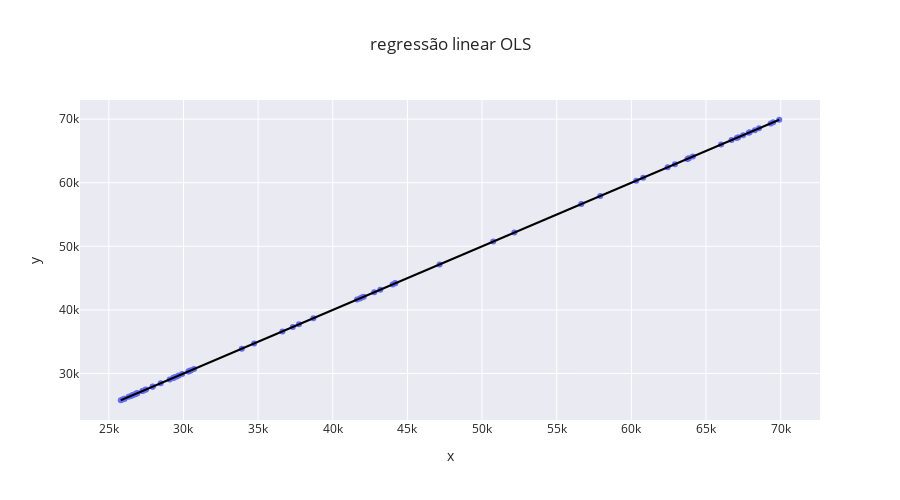

Write notebook code for a chart like this one.
### Markdown cell above
#### Exemplo

### Code cell
# Usage example:
reverted_ts = revert_transformations(differenced_ts, ts)

compare_df = pd.DataFrame()

compare_df["x_axis"] = ts
compare_df["y_axis"] = reverted_ts
compare_df = compare_df.dropna()

main.dispersion_map(compare_df,compare_df["x_axis"], compare_df["y_axis"])

# a destransformaçao funciona impecavel
